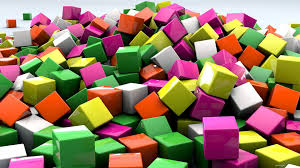
#> input picture block2.jpg, 300 x 168 px
$ python BasicImageOperations.py
#> lines starting #> are read from the running program, lines starting #| are printed output that depends on the picture; after the words box and inside, x2 and y2 are one past the last pixel; in counts of white or black regions, pixels touching at a corner belong together
import numpy as np
import cv2

img=cv2.imread('block2.jpg',1)
#> img is the input picture: shape (168, 300, 3); mean B, G, R 95, 122.8, 149.3

img[100,100]=[0,0,0];
#> img: shape (168, 300, 3); under 0.01% of pixels changed, all inside (x1, y1, x2, y2) = (100, 100, 101, 101)

print(img[100,100])
#| [0 0 0]

img[100:150,100:150]=[0,0,0]
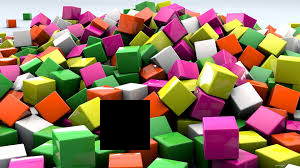
#> img: shape (168, 300, 3); mean B, G, R 92.3, 118.2, 142.9

face=img[40:100,50:100]
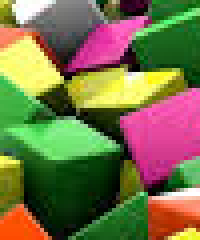
#> face: shape (60, 50, 3) (shown 4 times larger); mean B, G, R 71.8, 114.3, 120
face=[255,255,255]
img[0:60,0:50]=face
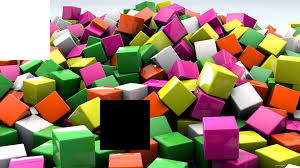
#> img: shape (168, 300, 3); 5.95% of pixels changed, all inside (x1, y1, x2, y2) = (0, 0, 50, 60)

cv2.imshow('image',img)

cv2.waitKey(0)

cv2.destroyAllWindows()
